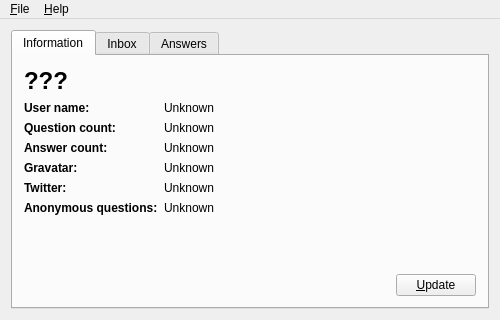
<?xml version="1.0" encoding="UTF-8"?>
<ui version="4.0">
 <class>MainWindow</class>
 <widget class="QMainWindow" name="MainWindow">
  <property name="geometry">
   <rect>
    <x>0</x>
    <y>0</y>
    <width>500</width>
    <height>320</height>
   </rect>
  </property>
  <property name="minimumSize">
   <size>
    <width>500</width>
    <height>320</height>
   </size>
  </property>
  <property name="windowTitle">
   <string notr="true">justask-qt-client</string>
  </property>
  <widget class="QWidget" name="centralWidget">
   <layout class="QGridLayout" name="gridLayout">
    <item row="1" column="0">
     <widget class="QTabWidget" name="tabWidget">
      <property name="tabPosition">
       <enum>QTabWidget::North</enum>
      </property>
      <property name="tabShape">
       <enum>QTabWidget::Rounded</enum>
      </property>
      <property name="currentIndex">
       <number>0</number>
      </property>
      <widget class="QWidget" name="tab_info">
       <attribute name="title">
        <string>Information</string>
       </attribute>
       <layout class="QGridLayout" name="gridLayout_2">
        <item row="2" column="0" colspan="2">
         <spacer name="verticalSpacer">
          <property name="orientation">
           <enum>Qt::Vertical</enum>
          </property>
          <property name="sizeHint" stdset="0">
           <size>
            <width>20</width>
            <height>40</height>
           </size>
          </property>
         </spacer>
        </item>
        <item row="1" column="0" colspan="2">
         <layout class="QFormLayout" name="formLayout">
          <property name="fieldGrowthPolicy">
           <enum>QFormLayout::FieldsStayAtSizeHint</enum>
          </property>
          <item row="0" column="0">
           <widget class="QLabel" name="label_user_name_i">
            <property name="font">
             <font>
              <weight>75</weight>
              <bold>true</bold>
             </font>
            </property>
            <property name="text">
             <string>User name:</string>
            </property>
           </widget>
          </item>
          <item row="0" column="1">
           <widget class="QLabel" name="label_user_name">
            <property name="text">
             <string>Unknown</string>
            </property>
           </widget>
          </item>
          <item row="1" column="0">
           <widget class="QLabel" name="label_question_count_i">
            <property name="font">
             <font>
              <weight>75</weight>
              <bold>true</bold>
             </font>
            </property>
            <property name="text">
             <string>Question count:</string>
            </property>
           </widget>
          </item>
          <item row="1" column="1">
           <widget class="QLabel" name="label_question_count">
            <property name="text">
             <string>Unknown</string>
            </property>
           </widget>
          </item>
          <item row="2" column="0">
           <widget class="QLabel" name="label_answer_count_i">
            <property name="font">
             <font>
              <weight>75</weight>
              <bold>true</bold>
             </font>
            </property>
            <property name="text">
             <string>Answer count:</string>
            </property>
           </widget>
          </item>
          <item row="2" column="1">
           <widget class="QLabel" name="label_answer_count">
            <property name="text">
             <string>Unknown</string>
            </property>
           </widget>
          </item>
          <item row="3" column="0">
           <widget class="QLabel" name="label_gravatar_i">
            <property name="font">
             <font>
              <weight>75</weight>
              <bold>true</bold>
             </font>
            </property>
            <property name="text">
             <string>Gravatar:</string>
            </property>
           </widget>
          </item>
          <item row="3" column="1">
           <widget class="QLabel" name="label_gravatar">
            <property name="text">
             <string>Unknown</string>
            </property>
           </widget>
          </item>
          <item row="4" column="0">
           <widget class="QLabel" name="label_twitter_on_i">
            <property name="font">
             <font>
              <weight>75</weight>
              <bold>true</bold>
             </font>
            </property>
            <property name="text">
             <string>Twitter:</string>
            </property>
           </widget>
          </item>
          <item row="4" column="1">
           <widget class="QLabel" name="label_twitter_on">
            <property name="text">
             <string>Unknown</string>
            </property>
           </widget>
          </item>
          <item row="5" column="0">
           <widget class="QLabel" name="label_anon_questions_i">
            <property name="font">
             <font>
              <weight>75</weight>
              <bold>true</bold>
             </font>
            </property>
            <property name="text">
             <string>Anonymous questions:</string>
            </property>
           </widget>
          </item>
          <item row="5" column="1">
           <widget class="QLabel" name="label_anon_questions">
            <property name="text">
             <string>Unknown</string>
            </property>
           </widget>
          </item>
         </layout>
        </item>
        <item row="4" column="1">
         <widget class="QPushButton" name="button_update">
          <property name="text">
           <string>&amp;Update</string>
          </property>
         </widget>
        </item>
        <item row="4" column="0">
         <spacer name="horizontalSpacer">
          <property name="orientation">
           <enum>Qt::Horizontal</enum>
          </property>
          <property name="sizeHint" stdset="0">
           <size>
            <width>40</width>
            <height>20</height>
           </size>
          </property>
         </spacer>
        </item>
        <item row="0" column="0" colspan="2">
         <widget class="QLabel" name="label_info_site_name">
          <property name="font">
           <font>
            <pointsize>18</pointsize>
            <weight>75</weight>
            <bold>true</bold>
           </font>
          </property>
          <property name="text">
           <string notr="true">???</string>
          </property>
         </widget>
        </item>
       </layout>
      </widget>
      <widget class="QWidget" name="tab_inbox">
       <attribute name="title">
        <string>Inbox</string>
       </attribute>
      </widget>
      <widget class="QWidget" name="tab_answers">
       <attribute name="title">
        <string>Answers</string>
       </attribute>
      </widget>
     </widget>
    </item>
   </layout>
  </widget>
  <widget class="QMenuBar" name="menuBar">
   <property name="geometry">
    <rect>
     <x>0</x>
     <y>0</y>
     <width>500</width>
     <height>21</height>
    </rect>
   </property>
   <widget class="QMenu" name="menu_File">
    <property name="title">
     <string>&amp;File</string>
    </property>
    <addaction name="action_Settings"/>
    <addaction name="action_Quit"/>
   </widget>
   <widget class="QMenu" name="menu_Help">
    <property name="title">
     <string>&amp;Help</string>
    </property>
    <addaction name="action_About"/>
    <addaction name="action_AboutQt"/>
   </widget>
   <addaction name="menu_File"/>
   <addaction name="menu_Help"/>
  </widget>
  <action name="action_Settings">
   <property name="text">
    <string>&amp;Settings</string>
   </property>
   <property name="shortcut">
    <string>Ctrl+,</string>
   </property>
   <property name="menuRole">
    <enum>QAction::PreferencesRole</enum>
   </property>
  </action>
  <action name="action_Quit">
   <property name="text">
    <string>&amp;Quit</string>
   </property>
   <property name="shortcut">
    <string>Ctrl+Q</string>
   </property>
   <property name="menuRole">
    <enum>QAction::QuitRole</enum>
   </property>
  </action>
  <action name="action_AboutQt">
   <property name="text">
    <string>About &amp;Qt</string>
   </property>
   <property name="menuRole">
    <enum>QAction::AboutQtRole</enum>
   </property>
  </action>
  <action name="action_About">
   <property name="text">
    <string>&amp;About</string>
   </property>
   <property name="menuRole">
    <enum>QAction::AboutRole</enum>
   </property>
  </action>
 </widget>
 <layoutdefault spacing="6" margin="11"/>
 <resources/>
 <connections>
  <connection>
   <sender>action_Quit</sender>
   <signal>triggered()</signal>
   <receiver>MainWindow</receiver>
   <slot>close()</slot>
   <hints>
    <hint type="sourcelabel">
     <x>-1</x>
     <y>-1</y>
    </hint>
    <hint type="destinationlabel">
     <x>199</x>
     <y>149</y>
    </hint>
   </hints>
  </connection>
 </connections>
</ui>
